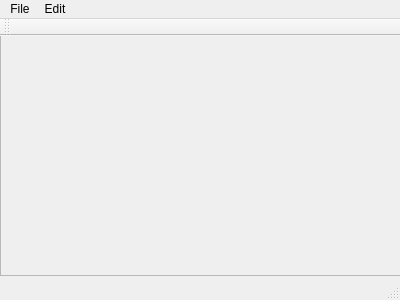
<?xml version="1.0" encoding="UTF-8"?>
<ui version="4.0">
 <class>MainWindow</class>
 <widget class="QMainWindow" name="MainWindow">
  <property name="geometry">
   <rect>
    <x>0</x>
    <y>0</y>
    <width>400</width>
    <height>300</height>
   </rect>
  </property>
  <property name="windowTitle">
   <string>MainWindow</string>
  </property>
  <widget class="QWidget" name="centralWidget">
   <widget class="QFrame" name="frame">
    <property name="geometry">
     <rect>
      <x>0</x>
      <y>-1</y>
      <width>401</width>
      <height>241</height>
     </rect>
    </property>
    <property name="frameShape">
     <enum>QFrame::StyledPanel</enum>
    </property>
    <property name="frameShadow">
     <enum>QFrame::Raised</enum>
    </property>
   </widget>
  </widget>
  <widget class="QMenuBar" name="menuBar">
   <property name="geometry">
    <rect>
     <x>0</x>
     <y>0</y>
     <width>400</width>
     <height>19</height>
    </rect>
   </property>
   <widget class="QMenu" name="menuFile">
    <property name="title">
     <string>File</string>
    </property>
    <addaction name="separator"/>
    <addaction name="actionExit"/>
   </widget>
   <widget class="QMenu" name="menuEdit">
    <property name="title">
     <string>Edit</string>
    </property>
    <addaction name="actionTask"/>
   </widget>
   <addaction name="menuFile"/>
   <addaction name="menuEdit"/>
  </widget>
  <widget class="QToolBar" name="mainToolBar">
   <attribute name="toolBarArea">
    <enum>TopToolBarArea</enum>
   </attribute>
   <attribute name="toolBarBreak">
    <bool>false</bool>
   </attribute>
  </widget>
  <widget class="QStatusBar" name="statusBar"/>
  <action name="actionExit">
   <property name="text">
    <string>Exit</string>
   </property>
   <property name="shortcut">
    <string>X</string>
   </property>
  </action>
  <action name="actionTask">
   <property name="text">
    <string>Task</string>
   </property>
  </action>
 </widget>
 <layoutdefault spacing="6" margin="11"/>
 <resources/>
 <connections/>
</ui>
